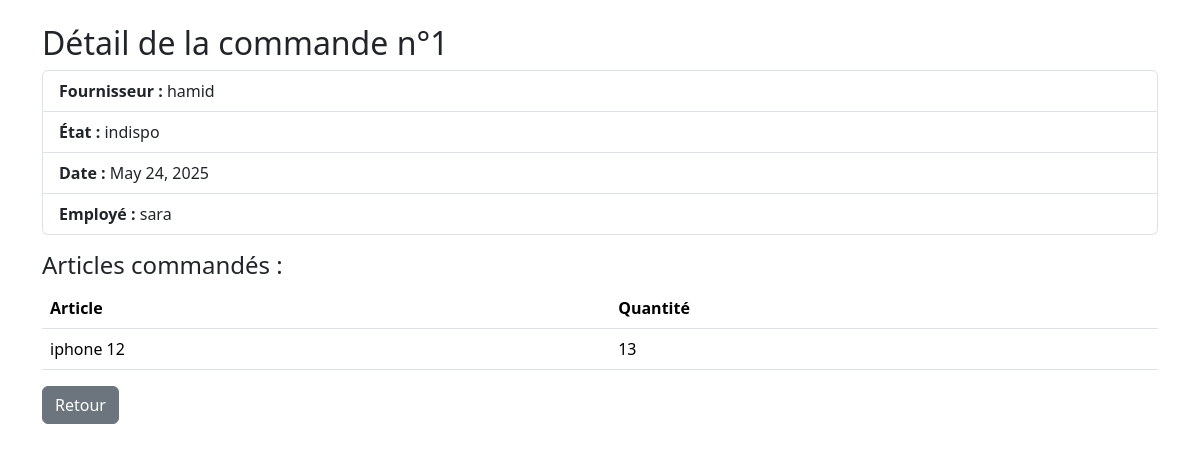
Screenshot of /commandes/1/ (signed in) with the database file from the repository.
### inventory/models.py (models this page shows, shortened)
class Commande(models.Model):
    date       = models.DateField(auto_now_add=True)
    etat       = models.CharField(max_length=100)
    fournisseur= models.ForeignKey(Fournisseur, on_delete=models.CASCADE)
    employe    = models.ForeignKey(CustomUser, on_delete=models.CASCADE, limit_choices_to={'role': 'employe'})

class Fournisseur(models.Model):
    user = models.OneToOneField(
        CustomUser, on_delete=models.CASCADE,
        limit_choices_to={'role': 'fournisseur'},
        related_name='fournisseur_profile',
        null=True, blank=True  # ← autorise les fournisseurs sans user
    )
    nom     = models.CharField(max_length=100)
    contact = models.CharField(max_length=20)
    email   = models.EmailField(unique=True)
    adresse = models.CharField(max_length=255, blank=True, null=True)

class CustomUser(AbstractUser):
    ROLE_CHOICES = [
        ('admin', 'Administrateur'),
        ('gestionnaire', 'Gestionnaire de stock'),
        ('employe', 'Employé'),
        ('fournisseur', 'Fournisseur'),
    ]
    role = models.CharField(max_length=20, choices=ROLE_CHOICES)
    phone_number = models.CharField(max_length=15, blank=True, null=True)
    secondary_email = models.EmailField("Email secondaire (2FA)", blank=True, null=True, unique=True)

class Avoir(models.Model):
    commande = models.ForeignKey(Commande, on_delete=models.CASCADE, related_name='articles_commande')
    article  = models.ForeignKey(Article, on_delete=models.CASCADE)
    quantite = models.PositiveIntegerField()

class Article(models.Model):
    nom       = models.CharField(max_length=200)
    reference = models.CharField(max_length=100, unique=True)
    prix      = models.DecimalField(max_digits=10, decimal_places=2)
    quantite  = models.IntegerField(default=0, help_text="Quantité réelle en stock")
    stock     = models.IntegerField(default=0, help_text="Stock calculé ou ajusté manuellement")
    description = models.TextField(blank=True, default="")
    stock_min = models.PositiveIntegerField(default=1)

### inventory/views.py (the view)
# urls.py: path('commandes/<int:id>/', commande_detail, name='commande_detail'),
@login_required
def commande_detail(request, id):
    commande = get_object_or_404(Commande, id=id)
    avoirs = commande.articles_commande.all()
    return render(request, 'commande_detail.html', {'commande': commande, 'avoirs': avoirs})

### templates/commande_detail.html (shortened to what this page needs)
<!DOCTYPE html>
<html lang="fr">
<head>
    <link href="https://cdn.jsdelivr.net/npm/bootstrap@5.3.2/dist/css/bootstrap.min.css" rel="stylesheet">
</head>
<body>
<div class="container mt-4">
    <h2>Détail de la commande n°{{ commande.id }}</h2>
    <ul class="list-group mb-3">
        <li class="list-group-item"><strong>Fournisseur :</strong> {{ commande.fournisseur.nom }}</li>
        <li class="list-group-item"><strong>État :</strong> {{ commande.etat }}</li>
        <li class="list-group-item"><strong>Date :</strong> {{ commande.date }}</li>
        <li class="list-group-item"><strong>Employé :</strong> {{ commande.employe.username }}</li>
    </ul>
    <h4>Articles commandés :</h4>
    <table class="table">
        <thead>
            <tr>
                <th>Article</th>
                <th>Quantité</th>
            </tr>
        </thead>
        <tbody>
            {% for avoir in avoirs %}
            <tr>
                <td>{{ avoir.article.nom }}</td>
                <td>{{ avoir.quantite }}</td>
            </tr>
            {% endfor %}
        </tbody>
    </table>
  <a href="{% url 'dashboard_fournisseur' %}" class="btn btn-secondary">Retour</a>
</div>
</body>
</html>

### rows the page displays
Commande: id "1", fournisseur.nom "hamid", etat "indispo", date "May 24, 2025", employe.username "sara"
Avoir: article.nom "iphone 12", quantite "13"
